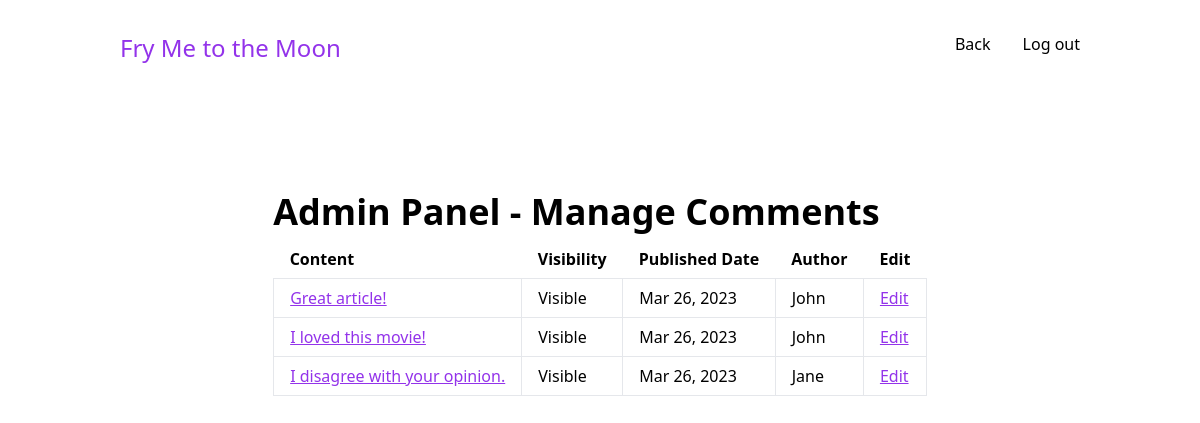
The page /admin/comments/index.php (signed in) on the database its author committed.
### tables this page shows
CREATE TABLE `comments`(
    `id` INT NOT NULL AUTO_INCREMENT PRIMARY KEY,
    `content` TEXT NOT NULL,
    `visible` BOOLEAN NOT NULL DEFAULT TRUE,
    `created_at` DATETIME DEFAULT CURRENT_TIMESTAMP,
    `author_id` INT NOT NULL,
    `post_id` INT NOT NULL
);

CREATE TABLE `users`(
    `id` INT NOT NULL AUTO_INCREMENT PRIMARY KEY,
    `name` VARCHAR(33) NOT NULL,
    `email` VARCHAR(33) NOT NULL UNIQUE,
    `password` VARCHAR(255) NOT NULL,
    `role` ENUM('user', 'mod', 'admin') NOT NULL DEFAULT 'user'
);

### admin/comments/index.php (the view, shortened to what this page needs)
<?php
require_once('../../lib/utils/conn.php');
$query = "SELECT comments.id, comments.content, comments.visible, comments.created_at, users.name, comments.post_id
          FROM comments
          JOIN users ON comments.author_id = users.id
          JOIN posts ON comments.post_id = posts.id
          ORDER BY comments.created_at DESC";
$res = mysqli_query($conn, $query) or die("Query failed: " . mysqli_error($conn));
?>
<html>
<head>
    <link href="../../lib/css/output.css" rel="stylesheet" />
</head>
<body>
    <nav class="container flex justify-between px-8 py-8 mx-auto bg-white">
        <div>
            <h3 class="text-purple-600 h3">Fry Me to the Moon</h3>
        </div>
        <div class="flex space-x-8">
            <a href="../">Back</a>
            <a href="../../auth/log-out.php">Log out</a>
        </div>
    </nav>
    <div class="grid place-items-center">
        <div class="flex flex-col gap-2 mt-24 min-w-[50%] max-w-6xl">
            <h1 class="h1">Admin Panel - Manage Comments</h1>
            <table class="table-auto">
                <thead class="text-left">
                    <tr>
                        <th class="px-4 py-2">Content</th>
                        <th class="px-4 py-2">Visibility</th>
                        <th class="px-4 py-2">Published Date</th>
                        <th class="px-4 py-2">Author</th>
                        <th class="px-4 py-2">Edit</th>
                    </tr>
                </thead>
                <tbody>
                    <?php
                    while ($row = mysqli_fetch_array($res)) {
                        $content = $row['content'];
                        $visible = $row['visible'] ? "Visible" : "Hidden";
                        $date = date('M d, Y', strtotime($row['created_at']));
                        $author = $row['name'];
                        $id = $row['id'];
                        $post_id = $row['post_id'];
                        echo "<tr>
                        <td class='px-4 py-2 border'><a class='link' href='../../post?id=$post_id'>$content</a></td>
                        <td class='px-4 py-2 border'>$visible</td>
                        <td class='px-4 py-2 border'>$date</td>
                        <td class='px-4 py-2 border'>$author</td>
                        <td class='px-4 py-2 border'><a class='link' href='edit?id=$id'>Edit</a></td>
                        </tr>";
                    }
                    ?>
                </tbody>
            </table>
        </div>
    </div>
</body>
</html>

### rows shown on the page
comments: content "Great article!", visible "Visible", created_at "Mar 26, 2023", author.name "John"
comments: content "I loved this movie!", visible "Visible", created_at "Mar 26, 2023", author.name "John"
comments: content "I disagree with your opinion.", visible "Visible", created_at "Mar 26, 2023", author.name "Jane"
